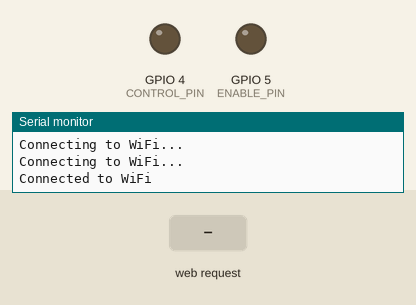
Recording of a program running on a simulated ESP32-C3. Parts: output pins drawn as LEDs (lit = HIGH), the last lines printed to the serial monitor. The test bench sets the inputs (shaded band). WiFi joins after 1.5 s; servers stay silent unless stated.

Above: at 3.2 s.
3.3 s: HTTP request GET /?enable=L received
At 4.5 s:
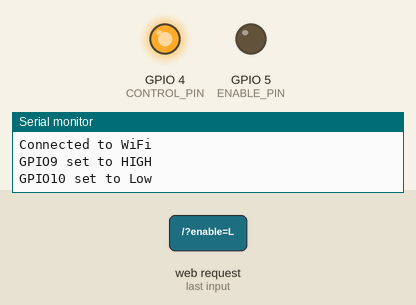
4.8 s: HTTP request GET /?enable=X received
At 5.9 s:
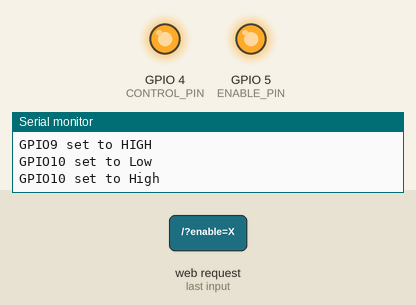
6.3 s: HTTP request GET /?enable=R received
At 7.0 s:
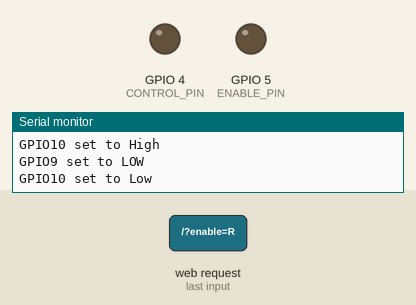
7.8 s: HTTP request GET /?enable=X received
At 8.2 s:
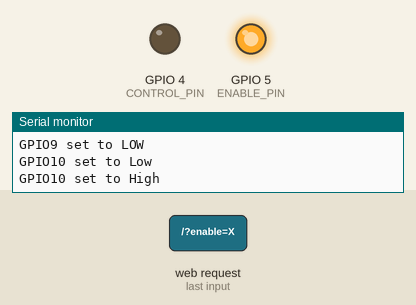
Timing chart, 0 to 10.3 s (numbered marks = the images above; inputs shaded):
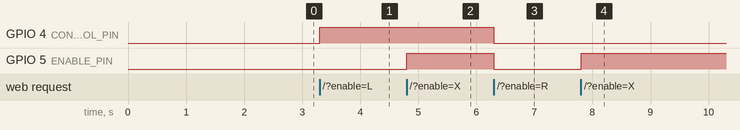

The program:

main.cpp
```cpp
#include <WiFi.h>
#include <ESPAsyncWebServer.h>

const char *ssid = "";
const char *password = "";
const IPAddress ip(192, 168, 1, 200);
const IPAddress gateway(192, 168, 1, 1);
const IPAddress dns1(192, 168, 1, 1);
const IPAddress subnet(255, 255, 255, 0);

#define CONTROL_PIN 4 // Low->Right / High->Left
#define ENABLE_PIN 5  // Low->enable

AsyncWebServer server(80);

void setup()
{
    Serial.begin(115200);

    pinMode(CONTROL_PIN, OUTPUT);
    pinMode(ENABLE_PIN, OUTPUT);
    digitalWrite(CONTROL_PIN, LOW);
    digitalWrite(ENABLE_PIN, LOW);

    if (!WiFi.config(ip, gateway, subnet, dns1))
    {
        Serial.println("Failed to configure!");
    }
    WiFi.begin(ssid, password);
    while (WiFi.status() != WL_CONNECTED)
    {
        delay(1000);
        Serial.println("Connecting to WiFi...");
    }
    Serial.println("Connected to WiFi");

    server.on("/", HTTP_GET, [](AsyncWebServerRequest *request)
              {
        if (request->hasParam("enable")) {
            String value = request->getParam("enable")->value();
            if (value == "L") {
                digitalWrite(CONTROL_PIN, HIGH);
                digitalWrite(ENABLE_PIN, LOW);
                Serial.println("GPIO9 set to HIGH");
                Serial.println("GPIO10 set to Low");
            }
            if (value == "R") {
                digitalWrite(CONTROL_PIN, LOW);
                digitalWrite(ENABLE_PIN, LOW);
                Serial.println("GPIO9 set to LOW");
                Serial.println("GPIO10 set to Low");
            }
            if (value == "X") {
                digitalWrite(ENABLE_PIN, HIGH);
                Serial.println("GPIO10 set to High");
            }
        }
        request->send(200, "text/plain", "OK"); });

    server.begin();
}

void loop()
{
}
```

Measured:
- after the input at 3.3 s, GPIO 4 (CONTROL_PIN): LOW → HIGH at once
- after the input at 4.8 s, GPIO 5 (ENABLE_PIN): LOW → HIGH at once
- after the input at 6.3 s, GPIO 4 (CONTROL_PIN), GPIO 5 (ENABLE_PIN): HIGH → LOW at once
- after the input at 7.8 s, GPIO 5 (ENABLE_PIN): LOW → HIGH at once
